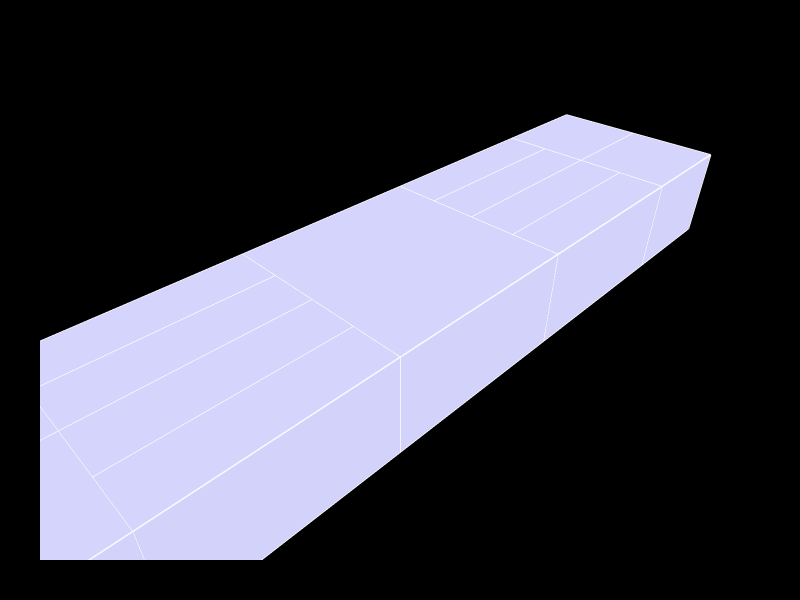

Notebook code for this chart:
### Markdown cell above
## 6. Show the geometry

### Code cell
Topology.Show(objects_rooms,
              faceColor=[210,210,250],
              faceOpacity=1,
              edgeColor="white",
              edgeWidth=3,
              showVertices=False,
              backgroundColor="black",
              width=800,
              height=600,
              renderer = renderer)

### Figure 1 — Plotly figure (JSON) as saved in the notebook; plotly's stock layout.template omitted (floating-point values rounded to 4 significant figures)
{"data": [{"hoverinfo": "text", "legendgroup": "2", "legendrank": 2, "line": {"color": "white", "dash": "solid", "width": 3}, "marker": {"size": 0}, "mode": "lines", "name": "1: lobby (Edges)", "showlegend": false, "text": "", "type": "scatter3d", "x": [-4, 4, null, 4, 4, null, 4, -4, null, -4, -4, null, 4, 4, null, 4, 4, null, 4, 4, null, 4, 4, null, 4, -4, null, -4, -4, null, -4, 4, null, 4, 4, null, -4, -4, null, -4, -4, null, -4, -4, null, -4, -4, null, -4, -4, null, -4, 4, null, 4, 4, null, 4, -4, null, -4, 4, null, 4, 4, null, 4, -4, null, -4, -4, null], "y": [0, 0, null, 0, 0, null, 0, 0, null, 0, 0, null, 0, 8, null, 8, 8, null, 8, 0, null, 0, 0, null, 8, 8, null, 8, 8, null, 8, 8, null, 8, 8, null, 8, 0, null, 0, 0, null, 0, 8, null, 8, 8, null, 0, 8, null, 8, 8, null, 8, 0, null, 0, 0, null, 0, 0, null, 0, 8, null, 8, 8, null, 8, 0, null], "z": [0, 0, null, 0, 4, null, 4, 4, null, 4, 0, null, 0, 0, null, 0, 4, null, 4, 4, null, 4, 0, null, 0, 0, null, 0, 4, null, 4, 4, null, 4, 0, null, 0, 0, null, 0, 4, null, 4, 4, null, 4, 0, null, 0, 0, null, 0, 0, null, 0, 0, null, 0, 0, null, 4, 4, null, 4, 4, null, 4, 4, null, 4, 4, null]}, {"cmax": 1, "cmin": 0, "color": "#D2D2FA", "colorscale": [[0, "#440154"], [0.1111, "#482878"], [0.2222, "#3e4989"], [0.3333, "#31688e"], [0.4444, "#26828e"], [0.5556, "#1f9e89"], [0.6667, "#35b779"], [0.7778, "#6ece58"], [0.8889, "#b5de2b"], [1, "#fde725"]], "flatshading": true, "hoverinfo": "text", "hovertext": "", "i": [0, 0, 1, 1, 5, 5, 3, 3, 6, 6, 5, 5], "j": [1, 2, 0, 4, 4, 6, 2, 7, 4, 0, 2, 7], "k": [2, 3, 4, 5, 6, 7, 7, 6, 0, 3, 1, 2], "legendgroup": "3", "legendrank": 3, "lighting": {"facenormalsepsilon": 0}, "name": "1: lobby (Faces)", "opacity": 1, "showlegend": false, "showscale": false, "text": "", "type": "mesh3d", "x": [4, 4, -4, -4, 4, 4, -4, -4], "y": [0, 0, 0, 0, 8, 8, 8, 8], "z": [0, 4, 4, 0, 0, 4, 0, 4]}, {"hoverinfo": "text", "legendgroup": "6", "legendrank": 6, "line": {"color": "white", "dash": "solid", "width": 3}, "marker": {"size": 0}, "mode": "lines", "name": "2: room_11 (Edges)", "showlegend": false, "text": "", "type": "scatter3d", "x": [-12, -12, null, -12, -17, null, -17, -17, null, -17, -12, null, -17, -17, null, -17, -17, null, -17, -17, null, -17, -17, null, -17, -17, null, -17, -12, null, -12, -12, null, -12, -17, null, -12, -12, null, -12, -12, null, -12, -12, null, -12, -12, null, -12, -17, null, -17, -17, null, -17, -12, null, -12, -12, null, -12, -12, null, -12, -17, null, -17, -17, null, -17, -12, null], "y": [0, 0, null, 0, 0, null, 0, 0, null, 0, 0, null, 0, 0, null, 0, 4, null, 4, 4, null, 4, 0, null, 4, 4, null, 4, 4, null, 4, 4, null, 4, 4, null, 4, 4, null, 4, 0, null, 0, 0, null, 0, 4, null, 0, 0, null, 0, 4, null, 4, 4, null, 4, 0, null, 0, 4, null, 4, 4, null, 4, 0, null, 0, 0, null], "z": [0, 4, null, 4, 4, null, 4, 0, null, 0, 0, null, 0, 4, null, 4, 4, null, 4, 0, null, 0, 0, null, 0, 4, null, 4, 4, null, 4, 0, null, 0, 0, null, 0, 4, null, 4, 4, null, 4, 0, null, 0, 0, null, 0, 0, null, 0, 0, null, 0, 0, null, 0, 0, null, 4, 4, null, 4, 4, null, 4, 4, null, 4, 4, null]}, {"cmax": 1, "cmin": 0, "color": "#D2D2FA", "colorscale": [[0, "#440154"], [0.1111, "#482878"], [0.2222, "#3e4989"], [0.3333, "#31688e"], [0.4444, "#26828e"], [0.5556, "#1f9e89"], [0.6667, "#35b779"], [0.7778, "#6ece58"], [0.8889, "#b5de2b"], [1, "#fde725"]], "flatshading": true, "hoverinfo": "text", "hovertext": "", "i": [0, 0, 3, 3, 6, 6, 1, 1, 5, 5, 6, 6], "j": [1, 2, 2, 4, 5, 7, 7, 0, 0, 7, 4, 2], "k": [2, 3, 4, 5, 4, 5, 6, 7, 3, 0, 2, 1], "legendgroup": "7", "legendrank": 7, "lighting": {"facenormalsepsilon": 0}, "name": "2: room_11 (Faces)", "opacity": 1, "showlegend": false, "showscale": false, "text": "", "type": "mesh3d", "x": [-12, -12, -17, -17, -17, -17, -12, -12], "y": [0, 0, 0, 0, 4, 4, 4, 4], "z": [0, 4, 4, 0, 4, 0, 4, 0]}, {"hoverinfo": "text", "legendgroup": "10", "legendrank": 10, "line": {"color": "white", "dash": "solid", "width": 3}, "marker": {"size": 0}, "mode": "lines", "name": "3: room_8 (Edges)", "showlegend": false, "text": "", "type": "scatter3d", "x": [-12, -12, null, -12, -17, null, -17, -17, null, -17, -12, null, -17, -17, null, -17, -17, null, -17, -17, null, -17, -17, null, -17, -17, null, -17, -12, null, -12, -12, null, -12, -17, null, -12, -12, null, -12, -12, null, -12, -12, null, -12, -12, null, -12, -17, null, -17, -17, null, -17, -12, null, -12, -12, null, -12, -12, null, -12, -17, null, -17, -17, null, -17, -12, null], "y": [4, 4, null, 4, 4, null, 4, 4, null, 4, 4, null, 4, 4, null, 4, 8, null, 8, 8, null, 8, 4, null, 8, 8, null, 8, 8, null, 8, 8, null, 8, 8, null, 8, 8, null, 8, 4, null, 4, 4, null, 4, 8, null, 4, 4, null, 4, 8, null, 8, 8, null, 8, 4, null, 4, 8, null, 8, 8, null, 8, 4, null, 4, 4, null], "z": [0, 4, null, 4, 4, null, 4, 0, null, 0, 0, null, 0, 4, null, 4, 4, null, 4, 0, null, 0, 0, null, 0, 4, null, 4, 4, null, 4, 0, null, 0, 0, null, 0, 4, null, 4, 4, null, 4, 0, null, 0, 0, null, 0, 0, null, 0, 0, null, 0, 0, null, 0, 0, null, 4, 4, null, 4, 4, null, 4, 4, null, 4, 4, null]}, {"cmax": 1, "cmin": 0, "color": "#D2D2FA", "colorscale": [[0, "#440154"], [0.1111, "#482878"], [0.2222, "#3e4989"], [0.3333, "#31688e"], [0.4444, "#26828e"], [0.5556, "#1f9e89"], [0.6667, "#35b779"], [0.7778, "#6ece58"], [0.8889, "#b5de2b"], [1, "#fde725"]], "flatshading": true, "hoverinfo": "text", "hovertext": "", "i": [0, 0, 3, 3, 6, 6, 1, 1, 5, 5, 6, 6], "j": [1, 2, 2, 4, 5, 7, 7, 0, 0, 7, 4, 2], "k": [2, 3, 4, 5, 4, 5, 6, 7, 3, 0, 2, 1], "legendgroup": "11", "legendrank": 11, "lighting": {"facenormalsepsilon": 0}, "name": "3: room_8 (Faces)", "opacity": 1, "showlegend": false, "showscale": false, "text": "", "type": "mesh3d", "x": [-12, -12, -17, -17, -17, -17, -12, -12], "y": [4, 4, 4, 4, 8, 8, 8, 8], "z": [0, 4, 4, 0, 4, 0, 4, 0]}, {"hoverinfo": "text", "legendgroup": "14", "legendrank": 14, "line": {"color": "white", "dash": "solid", "width": 3}, "marker": {"size": 0}, "mode": "lines", "name": "4: room_12 (Edges)", "showlegend": false, "text": "", "type": "scatter3d", "x": [-4, -4, null, -4, -12, null, -12, -12, null, -12, -4, null, -12, -12, null, -12, -12, null, -12, -12, null, -12, -12, null, -12, -12, null, -12, -4, null, -4, -4, null, -4, -12, null, -4, -4, null, -4, -4, null, -4, -4, null, -4, -4, null, -4, -12, null, -12, -12, null, -12, -4, null, -4, -4, null, -4, -4, null, -4, -12, null, -12, -12, null, -12, -4, null], "y": [0, 0, null, 0, 0, null, 0, 0, null, 0, 0, null, 0, 0, null, 0, 2, null, 2, 2, null, 2, 0, null, 2, 2, null, 2, 2, null, 2, 2, null, 2, 2, null, 2, 2, null, 2, 0, null, 0, 0, null, 0, 2, null, 0, 0, null, 0, 2, null, 2, 2, null, 2, 0, null, 0, 2, null, 2, 2, null, 2, 0, null, 0, 0, null], "z": [0, 4, null, 4, 4, null, 4, 0, null, 0, 0, null, 0, 4, null, 4, 4, null, 4, 0, null, 0, 0, null, 0, 4, null, 4, 4, null, 4, 0, null, 0, 0, null, 0, 4, null, 4, 4, null, 4, 0, null, 0, 0, null, 0, 0, null, 0, 0, null, 0, 0, null, 0, 0, null, 4, 4, null, 4, 4, null, 4, 4, null, 4, 4, null]}, {"cmax": 1, "cmin": 0, "color": "#D2D2FA", "colorscale": [[0, "#440154"], [0.1111, "#482878"], [0.2222, "#3e4989"], [0.3333, "#31688e"], [0.4444, "#26828e"], [0.5556, "#1f9e89"], [0.6667, "#35b779"], [0.7778, "#6ece58"], [0.8889, "#b5de2b"], [1, "#fde725"]], "flatshading": true, "hoverinfo": "text", "hovertext": "", "i": [0, 0, 3, 3, 6, 6, 1, 1, 5, 5, 6, 6], "j": [1, 2, 2, 4, 5, 7, 7, 0, 0, 7, 4, 2], "k": [2, 3, 4, 5, 4, 5, 6, 7, 3, 0, 2, 1], "legendgroup": "15", "legendrank": 15, "lighting": {"facenormalsepsilon": 0}, "name": "4: room_12 (Faces)", "opacity": 1, "showlegend": false, "showscale": false, "text": "", "type": "mesh3d", "x": [-4, -4, -12, -12, -12, -12, -4, -4], "y": [0, 0, 0, 0, 2, 2, 2, 2], "z": [0, 4, 4, 0, 4, 0, 4, 0]}, {"hoverinfo": "text", "legendgroup": "18", "legendrank": 18, "line": {"color": "white", "dash": "solid", "width": 3}, "marker": {"size": 0}, "mode": "lines", "name": "5: room_10 (Edges)", "showlegend": false, "text": "", "type": "scatter3d", "x": [-4, -4, null, -4, -12, null, -12, -12, null, -12, -4, null, -12, -12, null, -12, -12, null, -12, -12, null, -12, -12, null, -12, -12, null, -12, -4, null, -4, -4, null, -4, -12, null, -4, -4, null, -4, -4, null, -4, -4, null, -4, -4, null, -4, -12, null, -12, -12, null, -12, -4, null, -4, -4, null, -4, -4, null, -4, -12, null, -12, -12, null, -12, -4, null], "y": [2, 2, null, 2, 2, null, 2, 2, null, 2, 2, null, 2, 2, null, 2, 4, null, 4, 4, null, 4, 2, null, 4, 4, null, 4, 4, null, 4, 4, null, 4, 4, null, 4, 4, null, 4, 2, null, 2, 2, null, 2, 4, null, 2, 2, null, 2, 4, null, 4, 4, null, 4, 2, null, 2, 4, null, 4, 4, null, 4, 2, null, 2, 2, null], "z": [0, 4, null, 4, 4, null, 4, 0, null, 0, 0, null, 0, 4, null, 4, 4, null, 4, 0, null, 0, 0, null, 0, 4, null, 4, 4, null, 4, 0, null, 0, 0, null, 0, 4, null, 4, 4, null, 4, 0, null, 0, 0, null, 0, 0, null, 0, 0, null, 0, 0, null, 0, 0, null, 4, 4, null, 4, 4, null, 4, 4, null, 4, 4, null]}, {"cmax": 1, "cmin": 0, "color": "#D2D2FA", "colorscale": [[0, "#440154"], [0.1111, "#482878"], [0.2222, "#3e4989"], [0.3333, "#31688e"], [0.4444, "#26828e"], [0.5556, "#1f9e89"], [0.6667, "#35b779"], [0.7778, "#6ece58"], [0.8889, "#b5de2b"], [1, "#fde725"]], "flatshading": true, "hoverinfo": "text", "hovertext": "", "i": [0, 0, 3, 3, 6, 6, 1, 1, 5, 5, 6, 6], "j": [1, 2, 2, 4, 5, 7, 7, 0, 0, 7, 4, 2], "k": [2, 3, 4, 5, 4, 5, 6, 7, 3, 0, 2, 1], "legendgroup": "19", "legendrank": 19, "lighting": {"facenormalsepsilon": 0}, "name": "5: room_10 (Faces)", "opacity": 1, "showlegend": false, "showscale": false, "text": "", "type": "mesh3d", "x": [-4, -4, -12, -12, -12, -12, -4, -4], "y": [2, 2, 2, 2, 4, 4, 4, 4], "z": [0, 4, 4, 0, 4, 0, 4, 0]}, {"hoverinfo": "text", "legendgroup": "22", "legendrank": 22, "line": {"color": "white", "dash": "solid", "width": 3}, "marker": {"size": 0}, "mode": "lines", "name": "6: room_9 (Edges)", "showlegend": false, "text": "", "type": "scatter3d", "x": [-4, -4, null, -4, -12, null, -12, -12, null, -12, -4, null, -12, -12, null, -12, -12, null, -12, -12, null, -12, -12, null, -12, -12, null, -12, -4, null, -4, -4, null, -4, -12, null, -4, -4, null, -4, -4, null, -4, -4, null, -4, -4, null, -4, -12, null, -12, -12, null, -12, -4, null, -4, -4, null, -4, -4, null, -4, -12, null, -12, -12, null, -12, -4, null], "y": [4, 4, null, 4, 4, null, 4, 4, null, 4, 4, null, 4, 4, null, 4, 6, null, 6, 6, null, 6, 4, null, 6, 6, null, 6, 6, null, 6, 6, null, 6, 6, null, 6, 6, null, 6, 4, null, 4, 4, null, 4, 6, null, 4, 4, null, 4, 6, null, 6, 6, null, 6, 4, null, 4, 6, null, 6, 6, null, 6, 4, null, 4, 4, null], "z": [0, 4, null, 4, 4, null, 4, 0, null, 0, 0, null, 0, 4, null, 4, 4, null, 4, 0, null, 0, 0, null, 0, 4, null, 4, 4, null, 4, 0, null, 0, 0, null, 0, 4, null, 4, 4, null, 4, 0, null, 0, 0, null, 0, 0, null, 0, 0, null, 0, 0, null, 0, 0, null, 4, 4, null, 4, 4, null, 4, 4, null, 4, 4, null]}, {"cmax": 1, "cmin": 0, "color": "#D2D2FA", "colorscale": [[0, "#440154"], [0.1111, "#482878"], [0.2222, "#3e4989"], [0.3333, "#31688e"], [0.4444, "#26828e"], [0.5556, "#1f9e89"], [0.6667, "#35b779"], [0.7778, "#6ece58"], [0.8889, "#b5de2b"], [1, "#fde725"]], "flatshading": true, "hoverinfo": "text", "hovertext": "", "i": [0, 0, 3, 3, 6, 6, 1, 1, 5, 5, 6, 6], "j": [1, 2, 2, 4, 5, 7, 7, 0, 0, 7, 4, 2], "k": [2, 3, 4, 5, 4, 5, 6, 7, 3, 0, 2, 1], "legendgroup": "23", "legendrank": 23, "lighting": {"facenormalsepsilon": 0}, "name": "6: room_9 (Faces)", "opacity": 1, "showlegend": false, "showscale": false, "text": "", "type": "mesh3d", "x": [-4, -4, -12, -12, -12, -12, -4, -4], "y": [4, 4, 4, 4, 6, 6, 6, 6], "z": [0, 4, 4, 0, 4, 0, 4, 0]}, {"hoverinfo": "text", "legendgroup": "26", "legendrank": 26, "line": {"color": "white", "dash": "solid", "width": 3}, "marker": {"size": 0}, "mode": "lines", "name": "7: room_7 (Edges)", "showlegend": false, "text": "", "type": "scatter3d", "x": [-4, -4, null, -4, -12, null, -12, -12, null, -12, -4, null, -12, -12, null, -12, -12, null, -12, -12, null, -12, -12, null, -12, -12, null, -12, -4, null, -4, -4, null, -4, -12, null, -4, -4, null, -4, -4, null, -4, -4, null, -4, -4, null, -4, -12, null, -12, -12, null, -12, -4, null, -4, -4, null, -4, -4, null, -4, -12, null, -12, -12, null, -12, -4, null], "y": [6, 6, null, 6, 6, null, 6, 6, null, 6, 6, null, 6, 6, null, 6, 8, null, 8, 8, null, 8, 6, null, 8, 8, null, 8, 8, null, 8, 8, null, 8, 8, null, 8, 8, null, 8, 6, null, 6, 6, null, 6, 8, null, 6, 6, null, 6, 8, null, 8, 8, null, 8, 6, null, 6, 8, null, 8, 8, null, 8, 6, null, 6, 6, null], "z": [0, 4, null, 4, 4, null, 4, 0, null, 0, 0, null, 0, 4, null, 4, 4, null, 4, 0, null, 0, 0, null, 0, 4, null, 4, 4, null, 4, 0, null, 0, 0, null, 0, 4, null, 4, 4, null, 4, 0, null, 0, 0, null, 0, 0, null, 0, 0, null, 0, 0, null, 0, 0, null, 4, 4, null, 4, 4, null, 4, 4, null, 4, 4, null]}, {"cmax": 1, "cmin": 0, "color": "#D2D2FA", "colorscale": [[0, "#440154"], [0.1111, "#482878"], [0.2222, "#3e4989"], [0.3333, "#31688e"], [0.4444, "#26828e"], [0.5556, "#1f9e89"], [0.6667, "#35b779"], [0.7778, "#6ece58"], [0.8889, "#b5de2b"], [1, "#fde725"]], "flatshading": true, "hoverinfo": "text", "hovertext": "", "i": [0, 0, 3, 3, 6, 6, 1, 1, 5, 5, 6, 6], "j": [1, 2, 2, 4, 5, 7, 7, 0, 0, 7, 4, 2], "k": [2, 3, 4, 5, 4, 5, 6, 7, 3, 0, 2, 1], "legendgroup": "27", "legendrank": 27, "lighting": {"facenormalsepsilon": 0}, "name": "7: room_7 (Faces)", "opacity": 1, "showlegend": false, "showscale": false, "text": "", "type": "mesh3d", "x": [-4, -4, -12, -12, -12, -12, -4, -4], "y": [6, 6, 6, 6, 8, 8, 8, 8], "z": [0, 4, 4, 0, 4, 0, 4, 0]}, {"hoverinfo": "text", "legendgroup": "30", "legendrank": 30, "line": {"color": "white", "dash": "solid", "width": 3}, "marker": {"size": 0}, "mode": "lines", "name": "8: room_2 (Edges)", "showlegend": false, "text": "", "type": "scatter3d", "x": [12, 17, null, 17, 17, null, 17, 12, null, 12, 12, null, 17, 17, null, 17, 17, null, 17, 17, null, 17, 17, null, 17, 12, null, 12, 12, null, 12, 17, null, 17, 17, null, 12, 12, null, 12, 12, null, 12, 12, null, 12, 12, null, 12, 12, null, 12, 17, null, 17, 17, null, 17, 12, null, 12, 17, null, 17, 17, null, 17, 12, null, 12, 12, null], "y": [0, 0, null, 0, 0, null, 0, 0, null, 0, 0, null, 0, 4, null, 4, 4, null, 4, 0, null, 0, 0, null, 4, 4, null, 4, 4, null, 4, 4, null, 4, 4, null, 4, 0, null, 0, 0, null, 0, 4, null, 4, 4, null, 0, 4, null, 4, 4, null, 4, 0, null, 0, 0, null, 0, 0, null, 0, 4, null, 4, 4, null, 4, 0, null], "z": [0, 0, null, 0, 4, null, 4, 4, null, 4, 0, null, 0, 0, null, 0, 4, null, 4, 4, null, 4, 0, null, 0, 0, null, 0, 4, null, 4, 4, null, 4, 0, null, 0, 0, null, 0, 4, null, 4, 4, null, 4, 0, null, 0, 0, null, 0, 0, null, 0, 0, null, 0, 0, null, 4, 4, null, 4, 4, null, 4, 4, null, 4, 4, null]}, {"cmax": 1, "cmin": 0, "color": "#D2D2FA", "colorscale": [[0, "#440154"], [0.1111, "#482878"], [0.2222, "#3e4989"], [0.3333, "#31688e"], [0.4444, "#26828e"], [0.5556, "#1f9e89"], [0.6667, "#35b779"], [0.7778, "#6ece58"], [0.8889, "#b5de2b"], [1, "#fde725"]], "flatshading": true, "hoverinfo": "text", "hovertext": "", "i": [0, 0, 1, 1, 5, 5, 3, 3, 6, 6, 5, 5], "j": [1, 2, 0, 4, 4, 6, 2, 7, 4, 0, 2, 7], "k": [2, 3, 4, 5, 6, 7, 7, 6, 0, 3, 1, 2], "legendgroup": "31", "legendrank": 31, "lighting": {"facenormalsepsilon": 0}, "name": "8: room_2 (Faces)", "opacity": 1, "showlegend": false, "showscale": false, "text": "", "type": "mesh3d", "x": [17, 17, 12, 12, 17, 17, 12, 12], "y": [0, 0, 0, 0, 4, 4, 4, 4], "z": [0, 4, 4, 0, 0, 4, 0, 4]}, {"hoverinfo": "text", "legendgroup": "34", "legendrank": 34, "line": {"color": "white", "dash": "solid", "width": 3}, "marker": {"size": 0}, "mode": "lines", "name": "9: room_5 (Edges)", "showlegend": false, "text": "", "type": "scatter3d", "x": [12, 17, null, 17, 17, null, 17, 12, null, 12, 12, null, 17, 17, null, 17, 17, null, 17, 17, null, 17, 17, null, 17, 12, null, 12, 12, null, 12, 17, null, 17, 17, null, 12, 12, null, 12, 12, null, 12, 12, null, 12, 12, null, 12, 12, null, 12, 17, null, 17, 17, null, 17, 12, null, 12, 17, null, 17, 17, null, 17, 12, null, 12, 12, null], "y": [4, 4, null, 4, 4, null, 4, 4, null, 4, 4, null, 4, 8, null, 8, 8, null, 8, 4, null, 4, 4, null, 8, 8, null, 8, 8, null, 8, 8, null, 8, 8, null, 8, 4, null, 4, 4, null, 4, 8, null, 8, 8, null, 4, 8, null, 8, 8, null, 8, 4, null, 4, 4, null, 4, 4, null, 4, 8, null, 8, 8, null, 8, 4, null], "z": [0, 0, null, 0, 4, null, 4, 4, null, 4, 0, null, 0, 0, null, 0, 4, null, 4, 4, null, 4, 0, null, 0, 0, null, 0, 4, null, 4, 4, null, 4, 0, null, 0, 0, null, 0, 4, null, 4, 4, null, 4, 0, null, 0, 0, null, 0, 0, null, 0, 0, null, 0, 0, null, 4, 4, null, 4, 4, null, 4, 4, null, 4, 4, null]}, {"cmax": 1, "cmin": 0, "color": "#D2D2FA", "colorscale": [[0, "#440154"], [0.1111, "#482878"], [0.2222, "#3e4989"], [0.3333, "#31688e"], [0.4444, "#26828e"], [0.5556, "#1f9e89"], [0.6667, "#35b779"], [0.7778, "#6ece58"], [0.8889, "#b5de2b"], [1, "#fde725"]], "flatshading": true, "hoverinfo": "text", "hovertext": "", "i": [0, 0, 1, 1, 5, 5, 3, 3, 6, 6, 5, 5], "j": [1, 2, 0, 4, 4, 6, 2, 7, 4, 0, 2, 7], "k": [2, 3, 4, 5, 6, 7, 7, 6, 0, 3, 1, 2], "legendgroup": "35", "legendrank": 35, "lighting": {"facenormalsepsilon": 0}, "name": "9: room_5 (Faces)", "opacity": 1, "showlegend": false, "showscale": false, "text": "", "type": "mesh3d", "x": [17, 17, 12, 12, 17, 17, 12, 12], "y": [4, 4, 4, 4, 8, 8, 8, 8], "z": [0, 4, 4, 0, 0, 4, 0, 4]}, {"hoverinfo": "text", "legendgroup": "38", "legendrank": 38, "line": {"color": "white", "dash": "solid", "width": 3}, "marker": {"size": 0}, "mode": "lines", "name": "10: room_1 (Edges)", "showlegend": false, "text": "", "type": "scatter3d", "x": [4, 12, null, 12, 12, null, 12, 4, null, 4, 4, null, 12, 12, null, 12, 12, null, 12, 12, null, 12, 12, null, 12, 4, null, 4, 4, null, 4, 12, null, 12, 12, null, 4, 4, null, 4, 4, null, 4, 4, null, 4, 4, null, 4, 4, null, 4, 12, null, 12, 12, null, 12, 4, null, 4, 12, null, 12, 12, null, 12, 4, null, 4, 4, null], "y": [0, 0, null, 0, 0, null, 0, 0, null, 0, 0, null, 0, 2, null, 2, 2, null, 2, 0, null, 0, 0, null, 2, 2, null, 2, 2, null, 2, 2, null, 2, 2, null, 2, 0, null, 0, 0, null, 0, 2, null, 2, 2, null, 0, 2, null, 2, 2, null, 2, 0, null, 0, 0, null, 0, 0, null, 0, 2, null, 2, 2, null, 2, 0, null], "z": [0, 0, null, 0, 4, null, 4, 4, null, 4, 0, null, 0, 0, null, 0, 4, null, 4, 4, null, 4, 0, null, 0, 0, null, 0, 4, null, 4, 4, null, 4, 0, null, 0, 0, null, 0, 4, null, 4, 4, null, 4, 0, null, 0, 0, null, 0, 0, null, 0, 0, null, 0, 0, null, 4, 4, null, 4, 4, null, 4, 4, null, 4, 4, null]}, {"cmax": 1, "cmin": 0, "color": "#D2D2FA", "colorscale": [[0, "#440154"], [0.1111, "#482878"], [0.2222, "#3e4989"], [0.3333, "#31688e"], [0.4444, "#26828e"], [0.5556, "#1f9e89"], [0.6667, "#35b779"], [0.7778, "#6ece58"], [0.8889, "#b5de2b"], [1, "#fde725"]], "flatshading": true, "hoverinfo": "text", "hovertext": "", "i": [0, 0, 1, 1, 5, 5, 3, 3, 6, 6, 5, 5], "j": [1, 2, 0, 4, 4, 6, 2, 7, 4, 0, 2, 7], "k": [2, 3, 4, 5, 6, 7, 7, 6, 0, 3, 1, 2], "legendgroup": "39", "legendrank": 39, "lighting": {"facenormalsepsilon": 0}, "name": "10: room_1 (Faces)", "opacity": 1, "showlegend": false, "showscale": false, "text": "", "type": "mesh3d", "x": [12, 12, 4, 4, 12, 12, 4, 4], "y": [0, 0, 0, 0, 2, 2, 2, 2], "z": [0, 4, 4, 0, 0, 4, 0, 4]}, {"hoverinfo": "text", "legendgroup": "42", "legendrank": 42, "line": {"color": "white", "dash": "solid", "width": 3}, "marker": {"size": 0}, "mode": "lines", "name": "11: room_3 (Edges)", "showlegend": false, "text": "", "type": "scatter3d", "x": [4, 12, null, 12, 12, null, 12, 4, null, 4, 4, null, 12, 12, null, 12, 12, null, 12, 12, null, 12, 12, null, 12, 4, null, 4, 4, null, 4, 12, null, 12, 12, null, 4, 4, null, 4, 4, null, 4, 4, null, 4, 4, null, 4, 4, null, 4, 12, null, 12, 12, null, 12, 4, null, 4, 12, null, 12, 12, null, 12, 4, null, 4, 4, null], "y": [2, 2, null, 2, 2, null, 2, 2, null, 2, 2, null, 2, 4, null, 4, 4, null, 4, 2, null, 2, 2, null, 4, 4, null, 4, 4, null, 4, 4, null, 4, 4, null, 4, 2, null, 2, 2, null, 2, 4, null, 4, 4, null, 2, 4, null, 4, 4, null, 4, 2, null, 2, 2, null, 2, 2, null, 2, 4, null, 4, 4, null, 4, 2, null], "z": [0, 0, null, 0, 4, null, 4, 4, null, 4, 0, null, 0, 0, null, 0, 4, null, 4, 4, null, 4, 0, null, 0, 0, null, 0, 4, null, 4, 4, null, 4, 0, null, 0, 0, null, 0, 4, null, 4, 4, null, 4, 0, null, 0, 0, null, 0, 0, null, 0, 0, null, 0, 0, null, 4, 4, null, 4, 4, null, 4, 4, null, 4, 4, null]}, {"cmax": 1, "cmin": 0, "color": "#D2D2FA", "colorscale": [[0, "#440154"], [0.1111, "#482878"], [0.2222, "#3e4989"], [0.3333, "#31688e"], [0.4444, "#26828e"], [0.5556, "#1f9e89"], [0.6667, "#35b779"], [0.7778, "#6ece58"], [0.8889, "#b5de2b"], [1, "#fde725"]], "flatshading": true, "hoverinfo": "text", "hovertext": "", "i": [0, 0, 1, 1, 5, 5, 3, 3, 6, 6, 5, 5], "j": [1, 2, 0, 4, 4, 6, 2, 7, 4, 0, 2, 7], "k": [2, 3, 4, 5, 6, 7, 7, 6, 0, 3, 1, 2], "legendgroup": "43", "legendrank": 43, "lighting": {"facenormalsepsilon": 0}, "name": "11: room_3 (Faces)", "opacity": 1, "showlegend": false, "showscale": false, "text": "", "type": "mesh3d", "x": [12, 12, 4, 4, 12, 12, 4, 4], "y": [2, 2, 2, 2, 4, 4, 4, 4], "z": [0, 4, 4, 0, 0, 4, 0, 4]}, {"hoverinfo": "text", "legendgroup": "46", "legendrank": 46, "line": {"color": "white", "dash": "solid", "width": 3}, "marker": {"size": 0}, "mode": "lines", "name": "12: room_4 (Edges)", "showlegend": false, "text": "", "type": "scatter3d", "x": [4, 12, null, 12, 12, null, 12, 4, null, 4, 4, null, 12, 12, null, 12, 12, null, 12, 12, null, 12, 12, null, 12, 4, null, 4, 4, null, 4, 12, null, 12, 12, null, 4, 4, null, 4, 4, null, 4, 4, null, 4, 4, null, 4, 4, null, 4, 12, null, 12, 12, null, 12, 4, null, 4, 12, null, 12, 12, null, 12, 4, null, 4, 4, null], "y": [4, 4, null, 4, 4, null, 4, 4, null, 4, 4, null, 4, 6, null, 6, 6, null, 6, 4, null, 4, 4, null, 6, 6, null, 6, 6, null, 6, 6, null, 6, 6, null, 6, 4, null, 4, 4, null, 4, 6, null, 6, 6, null, 4, 6, null, 6, 6, null, 6, 4, null, 4, 4, null, 4, 4, null, 4, 6, null, 6, 6, null, 6, 4, null], "z": [0, 0, null, 0, 4, null, 4, 4, null, 4, 0, null, 0, 0, null, 0, 4, null, 4, 4, null, 4, 0, null, 0, 0, null, 0, 4, null, 4, 4, null, 4, 0, null, 0, 0, null, 0, 4, null, 4, 4, null, 4, 0, null, 0, 0, null, 0, 0, null, 0, 0, null, 0, 0, null, 4, 4, null, 4, 4, null, 4, 4, null, 4, 4, null]}, {"cmax": 1, "cmin": 0, "color": "#D2D2FA", "colorscale": [[0, "#440154"], [0.1111, "#482878"], [0.2222, "#3e4989"], [0.3333, "#31688e"], [0.4444, "#26828e"], [0.5556, "#1f9e89"], [0.6667, "#35b779"], [0.7778, "#6ece58"], [0.8889, "#b5de2b"], [1, "#fde725"]], "flatshading": true, "hoverinfo": "text", "hovertext": "", "i": [0, 0, 1, 1, 5, 5, 3, 3, 6, 6, 5, 5], "j": [1, 2, 0, 4, 4, 6, 2, 7, 4, 0, 2, 7], "k": [2, 3, 4, 5, 6, 7, 7, 6, 0, 3, 1, 2], "legendgroup": "47", "legendrank": 47, "lighting": {"facenormalsepsilon": 0}, "name": "12: room_4 (Faces)", "opacity": 1, "showlegend": false, "showscale": false, "text": "", "type": "mesh3d", "x": [12, 12, 4, 4, 12, 12, 4, 4], "y": [4, 4, 4, 4, 6, 6, 6, 6], "z": [0, 4, 4, 0, 0, 4, 0, 4]}, {"hoverinfo": "text", "legendgroup": "50", "legendrank": 50, "line": {"color": "white", "dash": "solid", "width": 3}, "marker": {"size": 0}, "mode": "lines", "name": "13: room_6 (Edges)", "showlegend": false, "text": "", "type": "scatter3d", "x": [4, 12, null, 12, 12, null, 12, 4, null, 4, 4, null, 12, 12, null, 12, 12, null, 12, 12, null, 12, 12, null, 12, 4, null, 4, 4, null, 4, 12, null, 12, 12, null, 4, 4, null, 4, 4, null, 4, 4, null, 4, 4, null, 4, 4, null, 4, 12, null, 12, 12, null, 12, 4, null, 4, 12, null, 12, 12, null, 12, 4, null, 4, 4, null], "y": [6, 6, null, 6, 6, null, 6, 6, null, 6, 6, null, 6, 8, null, 8, 8, null, 8, 6, null, 6, 6, null, 8, 8, null, 8, 8, null, 8, 8, null, 8, 8, null, 8, 6, null, 6, 6, null, 6, 8, null, 8, 8, null, 6, 8, null, 8, 8, null, 8, 6, null, 6, 6, null, 6, 6, null, 6, 8, null, 8, 8, null, 8, 6, null], "z": [0, 0, null, 0, 4, null, 4, 4, null, 4, 0, null, 0, 0, null, 0, 4, null, 4, 4, null, 4, 0, null, 0, 0, null, 0, 4, null, 4, 4, null, 4, 0, null, 0, 0, null, 0, 4, null, 4, 4, null, 4, 0, null, 0, 0, null, 0, 0, null, 0, 0, null, 0, 0, null, 4, 4, null, 4, 4, null, 4, 4, null, 4, 4, null]}, {"cmax": 1, "cmin": 0, "color": "#D2D2FA", "colorscale": [[0, "#440154"], [0.1111, "#482878"], [0.2222, "#3e4989"], [0.3333, "#31688e"], [0.4444, "#26828e"], [0.5556, "#1f9e89"], [0.6667, "#35b779"], [0.7778, "#6ece58"], [0.8889, "#b5de2b"], [1, "#fde725"]], "flatshading": true, "hoverinfo": "text", "hovertext": "", "i": [0, 0, 1, 1, 5, 5, 3, 3, 6, 6, 5, 5], "j": [1, 2, 0, 4, 4, 6, 2, 7, 4, 0, 2, 7], "k": [2, 3, 4, 5, 6, 7, 7, 6, 0, 3, 1, 2], "legendgroup": "51", "legendrank": 51, "lighting": {"facenormalsepsilon": 0}, "name": "13: room_6 (Faces)", "opacity": 1, "showlegend": false, "showscale": false, "text": "", "type": "mesh3d", "x": [12, 12, 4, 4, 12, 12, 4, 4], "y": [6, 6, 6, 6, 8, 8, 8, 8], "z": [0, 4, 4, 0, 0, 4, 0, 4]}], "layout": {"autosize": true, "height": 600, "margin": {"b": 40, "l": 40, "r": 40, "t": 40}, "paper_bgcolor": "#000000", "plot_bgcolor": "#000000", "scene": {"aspectmode": "data", "camera": {"center": {"x": 0, "y": 0, "z": 0}, "eye": {"x": -1.25, "y": -1.25, "z": 1.25}, "projection": {"type": "perspective"}, "up": {"x": 0, "y": 0, "z": 1}}, "xaxis": {"visible": false}, "yaxis": {"visible": false}, "zaxis": {"visible": false}}, "showlegend": true, "width": 800, "xaxis": {"showgrid": false, "visible": false, "zeroline": false}, "yaxis": {"showgrid": false, "visible": false, "zeroline": false}}}
